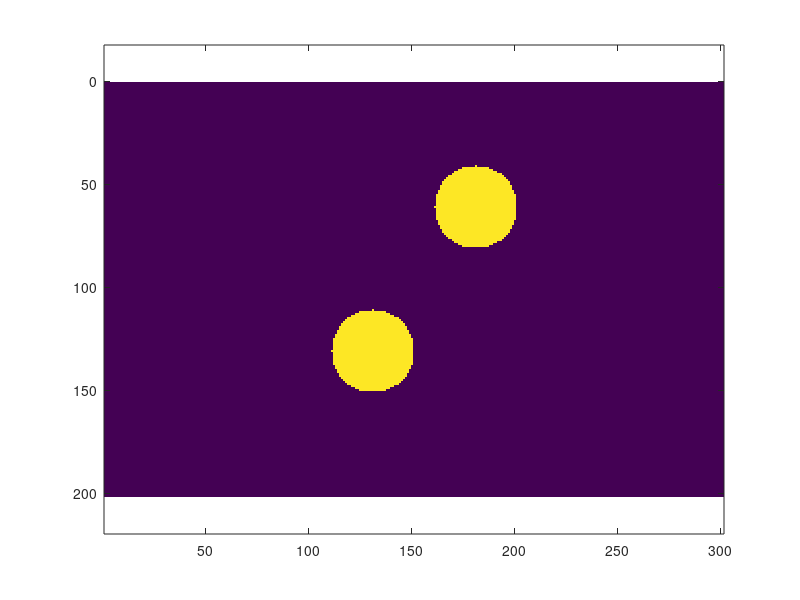

The MATLAB source for this figure: (Note: this script raises an error after producing the figure.)
clc, clear, close all;
[XX,YY] = meshgrid(-1.5:0.01:1.5,-1:0.01:1);
% imagesc(XX), axis equal;

% I = double( ((XX-.5).^2 + (YY).^2 - .2^2)<0 );

I0 = ((XX+.2).^2 + (YY-.3).^2 - .2^2) < 0;
I1 = ((XX-.3).^2 + (YY+.4).^2 - .2^2) < 0;
I = I0 + I1;

imagesc(I), axis equal;

%mex CXXFLAGS='$CXXFLAGS -std=c++11' dtform.cpp; 
tic()
[I2, CORRS] = dtform(I);
toc();
figure, imagesc(I2), axis equal;
